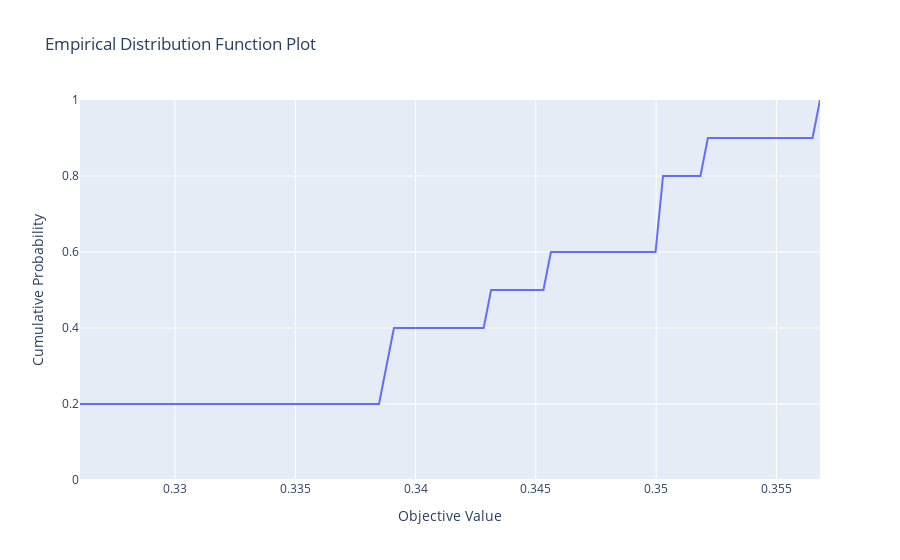

The cell this chart's notebook holds for it:
### Code cell
# (Optional) Show the EDF (empirical distribution function) of the objective values
vis.plot_edf(study).show()
